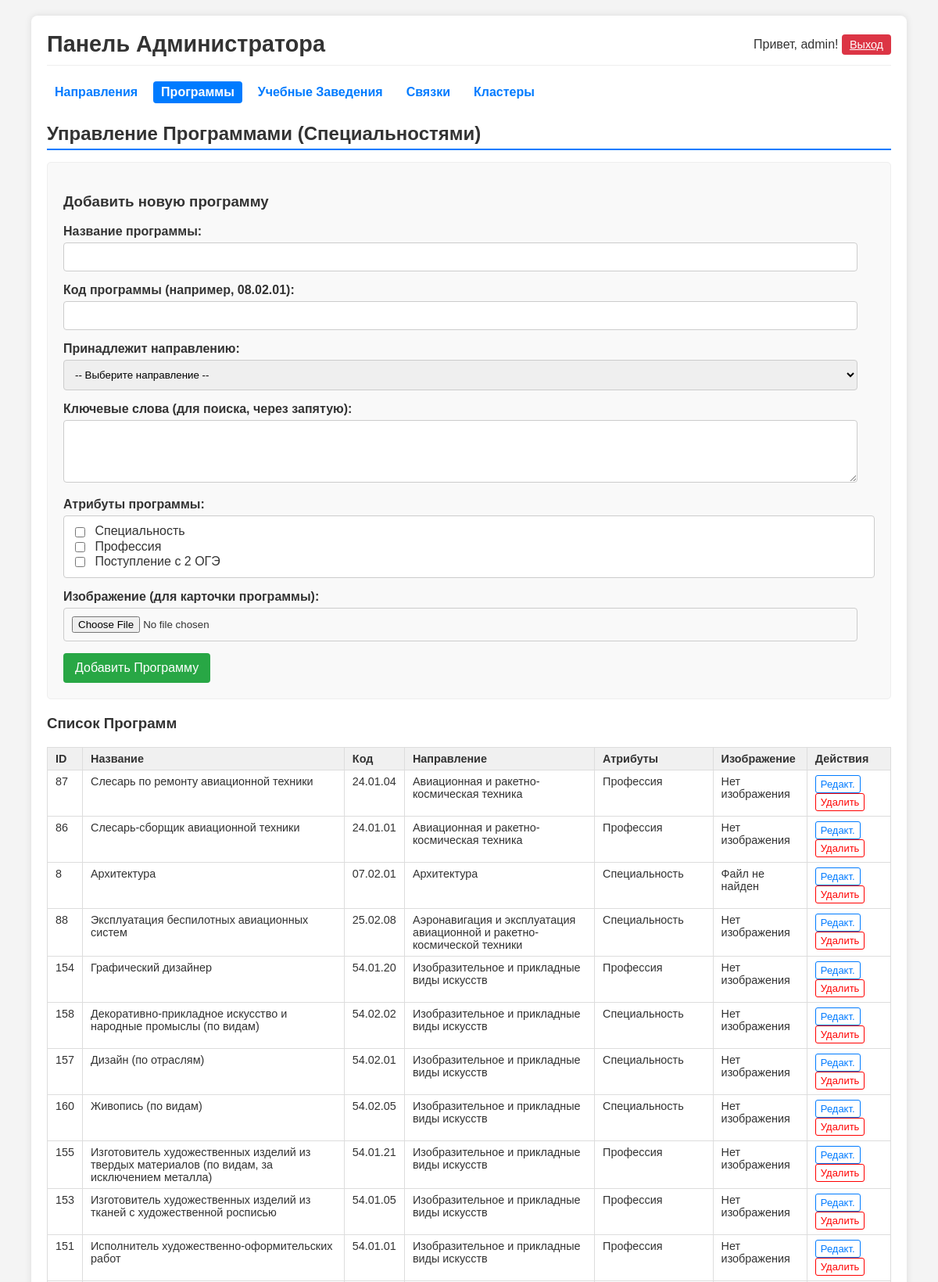
The app's page /abiturent/admin/index.php?tab=programs (signed in, upper part) with its own data.
### tables this page shows
CREATE TABLE `atributes` (
  `id` int(11) NOT NULL,
  `title` text DEFAULT NULL,
  `location` text DEFAULT NULL
);

CREATE TABLE `programs` (
  `id` int(11) NOT NULL,
  `direction_id` int(11) NOT NULL,
  `name` text NOT NULL,
  `program_code` text NOT NULL,
  `keywords` text DEFAULT NULL,
  `image_path` text DEFAULT NULL,
  `attributes` text DEFAULT NULL,
  `created_at` timestamp NOT NULL DEFAULT current_timestamp()
);

CREATE TABLE `directions` (
  `id` int(11) NOT NULL,
  `name` text NOT NULL,
  `program_code_identifier` text NOT NULL,
  `image_path` text DEFAULT NULL,
  `created_at` timestamp NOT NULL DEFAULT current_timestamp()
);

### abiturent/admin/index.php (the view, shortened to what this page needs)
<?php
require_once 'config.php';
$current_tab = isset($_GET['tab']) ? $_GET['tab'] : 'directions';
if ($current_tab == 'programs') {
    $program_to_edit = null;
}
?>
<!DOCTYPE html>
<html lang="ru">
<head>
</head>
<body>
    <?php if ($current_tab == 'login'): ?>
        <div class="login-container">
            <h2>Авторизация</h2>
            <?php
            $login_error_msg = isset($_SESSION['login_error']) ? $_SESSION['login_error'] : '';
            unset($_SESSION['login_error']);
            if (!empty($login_error_msg)): ?>
                <p class="error-text"><?php echo htmlspecialchars($login_error_msg); ?></p>
            <?php endif; ?>
            <form action="index.php?tab=login" method="post">
                <input type="hidden" name="admin_login" value="1">
                <div class="form-group">
                    <label for="username">Логин</label>
                    <input type="text" name="username" id="username" required>
                </div>
                <div class="form-group">
                    <label for="password">Пароль</label>
                    <input type="password" name="password" id="password" required>
                </div>
                <div class="form-group">
                    <button type="submit" class="btn">Войти</button>
                </div>
            </form>
        </div>
    <?php else: ?>
        <div class="admin-container">
            <div class="admin-header">
                <h1>Панель Администратора</h1>
                 <div class="user-info"> <span>Привет, <?php echo htmlspecialchars($_SESSION['admin_username']); ?>!</span>
                    <a href="index.php?tab=logout" class="btn btn-danger" style="padding: 5px 10px; font-size: 0.9em;">Выход</a>
                </div>
            </div>
            <nav class="admin-nav">
                <ul>
                    <li><a href="?tab=directions" class="<?php if($current_tab == 'directions') echo 'active'; ?>">Направления</a></li>
                    <li><a href="?tab=programs" class="<?php if($current_tab == 'programs') echo 'active'; ?>">Программы</a></li>
                    <li><a href="?tab=establishments" class="<?php if($current_tab == 'establishments') echo 'active'; ?>">Учебные Заведения</a></li>
                    <li><a href="?tab=bundles" class="<?php if($current_tab == 'bundles') echo 'active'; ?>">Связки</a></li>
                    <li><a href="?tab=clusters" class="<?php if($current_tab == 'clusters') echo 'active'; ?>">Кластеры</a></li>
                </ul>
            </nav>
            <?php if ($current_tab == 'programs'): ?>
            <div id="programs" class="content-section">
                <h2>Управление Программами (Специальностями)</h2>
                <div class="form-container">
                    <h3><?php echo $program_to_edit ? 'Редактировать Программу' : 'Добавить новую программу'; ?></h3>
                    <form action="index.php?tab=programs" method="post" enctype="multipart/form-data">
                        <div class="form-group">
                            <label for="program_name_admin">Название программы:</label>
                            <input type="text" id="program_name_admin" name="program_name" value="<?php echo $program_to_edit ? htmlspecialchars($program_to_edit['name']) : ''; ?>" required>
                        </div>
                        <div class="form-group">
                            <label for="program_code_admin">Код программы (например, 08.02.01):</label>
                            <input type="text" id="program_code_admin" name="program_code" value="<?php echo $program_to_edit ? htmlspecialchars($program_to_edit['program_code']) : ''; ?>" required>
                        </div>
                        <div class="form-group">
                            <label for="direction_id_admin">Принадлежит направлению:</label>
                            <select id="direction_id_admin" name="direction_id" required>
                                <option value="">-- Выберите направление --</option>
                            </select>
                        </div>
                        <div class="form-group">
                            <label for="program_keywords_admin">Ключевые слова (для поиска, через запятую):</label>
                            <textarea id="program_keywords_admin" name="program_keywords"><?php echo $program_to_edit ? htmlspecialchars($program_to_edit['keywords']) : ''; ?></textarea>
                        </div>
                        <div class="form-group">
                            <label>Атрибуты программы:</label>
                            <div class="attribute-selection-group">
                            <?php
                            $program_attributes_current = $program_to_edit ? array_map('trim', explode(', ', $program_to_edit['attributes'])) : [];
                            $attributes_from_db = $conn->query("SELECT title FROM atributes WHERE location='programs'")->fetch_all(MYSQLI_ASSOC);
                            if (empty($attributes_from_db)) {
                                echo "Нет определенных атрибутов.";
                            } else {
                                foreach($attributes_from_db as $attr_db) {
                                    $attr_title = htmlspecialchars($attr_db['title']);
                                    $checked = in_array($attr_db['title'], $program_attributes_current) ? 'checked' : '';
                                    echo "<label class='checkbox-label'><input type='checkbox' name='program_attributes[]' value='{$attr_title}' {$checked}> {$attr_title}</label><br>";
                                }
                            }
                            ?>
                            </div>
                            </div>
                        <div class="form-group">
                            <label for="program_image_admin">Изображение (для карточки программы):</label>
                            <input type="file" id="program_image_admin" name="program_image" accept="image/*">
                        </div>
                        <button type="submit" name="<?php echo $program_to_edit ? 'edit_program' : 'add_program'; ?>" class="btn"><?php echo $program_to_edit ? 'Сохранить Изменения' : 'Добавить Программу'; ?></button>
                    </form>
                </div>
                <h3>Список Программ</h3>
                <table>
                    <thead><tr><th>ID</th><th>Название</th><th>Код</th><th>Направление</th><th>Атрибуты</th><th>Изображение</th><th>Действия</th></tr></thead>
                    <tbody>
                        <?php
                        $prog_sql = "SELECT p.id, p.name, p.program_code, p.attributes, p.image_path, d.name AS direction_name
                                     FROM programs p JOIN directions d ON p.direction_id = d.id ORDER BY d.name, p.name";
                        $prog_result = $conn->query($prog_sql);
                        if ($prog_result->num_rows > 0) {
                            while($row = $prog_result->fetch_assoc()) {
                                echo "<tr><td>" . htmlspecialchars($row['id']) . "</td>";
                                echo "<td>" . htmlspecialchars($row['name']) . "</td>";
                                echo "<td>" . htmlspecialchars($row['program_code']) . "</td>";
                                echo "<td>" . htmlspecialchars($row['direction_name']) . "</td>";
                                echo "<td>" . htmlspecialchars($row['attributes']) . "</td><td>";
                                if (!empty($row['image_path'])) {
                                    $imgPath = UPLOAD_DIR_PROGRAMS . $row['image_path'];
                                    $webPath = '../uploads/programs/' . $row['image_path'];
                                    if(file_exists($imgPath)) echo "<img src='" . htmlspecialchars($webPath) . "' alt='Image' class='thumbnail'>"; else echo "Файл не найден";
                                } else { echo "Нет изображения"; }
                                echo "</td><td class='action-links'>
                                        <a href='index.php?tab=programs&edit_id=" . $row['id'] . "'>Редакт.</a>
                                        <form action='index.php?tab=programs' method='post' onsubmit='return confirm(\"Удалить программу? Связанные связки также будут удалены, если настроено каскадное удаление.\");'>
                                            <input type='hidden' name='program_id' value='" . $row['id'] . "'>
                                            <button type='submit' name='delete_program'>Удалить</button>
                                        </form>
                                      </td></tr>";
                            }
                        } else { echo "<tr><td colspan='7'>Программ не найдено.</td></tr>"; }
                        ?>
                    </tbody>
                </table>
            </div>
            <?php endif; ?>
        </div>
    <?php endif; ?>
</body>
</html>

### abiturent/admin/index.php (style rules this page uses)
body { font-family: Arial, sans-serif; margin: 0; padding: 0; background-color: #f4f4f4; color: #333; }
.admin-container { width: 90%; max-width: 1200px; margin: 20px auto; background-color: #fff; padding: 20px; box-shadow: 0 0 10px rgba(0, 0, 0, 0.1); border-radius: 8px; }
.admin-header { display: flex; justify-content: space-between; align-items: center; border-bottom: 1px solid #eee; padding-bottom: 10px; margin-bottom: 20px; }
.admin-header h1 { margin: 0; font-size: 1.8em; }
.admin-nav ul { list-style-type: none; padding: 0; margin: 0; display: flex; flex-wrap: wrap; }
.admin-nav li { margin-right: 10px; margin-bottom: 5px; }
.admin-nav a { text-decoration: none; color: #007bff; font-weight: bold; padding: 5px 10px; border-radius: 4px; display: inline-block; }
.admin-nav a:hover, .admin-nav a.active { background-color: #007bff; color: #fff; }
.content-section { margin-bottom: 30px; }
.content-section h2 { border-bottom: 2px solid #007bff; padding-bottom: 5px; margin-bottom: 15px; font-size: 1.5em; }
table { width: 100%; border-collapse: collapse; margin-bottom: 20px; font-size: 0.9em; }
table th, table td { border: 1px solid #ddd; padding: 6px 10px; text-align: left; vertical-align: top; }
table th { background-color: #f0f0f0; }
.action-links form { display: inline-block; margin-right: 5px; }
.action-links a, .action-links button { display: inline-block; margin-right: 5px; color: #007bff; text-decoration: none; cursor: pointer; padding: 3px 6px; border-radius:3px; font-size:0.9em }
.action-links button { background: none; border: 1px solid; color: red; }
.action-links a { border: 1px solid #007bff; }
.form-container { background-color: #f9f9f9; padding: 20px; border-radius: 5px; border: 1px solid #eee; margin-bottom: 20px; }
.form-group { margin-bottom: 15px; }
.form-group label { display: block; margin-bottom: 5px; font-weight: bold; }
.form-group input[type="text"], .form-group input[type="password"], .form-group input[type="file"], .form-group textarea, .form-group select { width: calc(100% - 22px); padding: 10px; border: 1px solid #ccc; border-radius: 4px; box-sizing: border-box; }
.form-group textarea { min-height: 80px; resize: vertical; }
.btn { background-color: #28a745; color: white; padding: 10px 15px; border: none; border-radius: 4px; cursor: pointer; font-size: 1em; }
.btn-danger { background-color: #dc3545; }
.form-group input[type="checkbox"] { width: auto; margin-right: 5px; vertical-align: middle; }
.form-group label.checkbox-label { font-weight: normal; display:inline; }
.program-selection-group, .attribute-selection-group { border: 1px solid #ccc; padding: 10px; border-radius: 4px; max-height: 150px; overflow-y: auto; background-color: white; }
.program-selection-group label, .attribute-selection-group label { display: block; font-weight: normal; margin-bottom: 5px; }
.program-selection-group input[type="checkbox"], .attribute-selection-group input[type="checkbox"] { width: auto; margin-right: 8px; }

### records on screen
atributes: title "Специальность"
atributes: title "Профессия"
atributes: title "Поступление с 2 ОГЭ"
programs: id "87", name "Слесарь по ремонту авиационной техники", program_code "24.01.04", direction.name "Авиационная и ракетно-космическая техника", attributes "Профессия", shows "Нет изображения"
programs: id "86", name "Слесарь-сборщик авиационной техники", program_code "24.01.01", direction.name "Авиационная и ракетно-космическая техника", attributes "Профессия", shows "Нет изображения"
programs: id "8", name "Архитектура", program_code "07.02.01", direction.name "Архитектура", attributes "Специальность", shows "Файл не найден"
programs: id "88", name "Эксплуатация беспилотных авиационных систем", program_code "25.02.08", direction.name "Аэронавигация и эксплуатация авиационной и ракетно-космической техники", attributes "Специальность", shows "Нет изображения"
programs: id "154", name "Графический дизайнер", program_code "54.01.20", direction.name "Изобразительное и прикладные виды искусств", attributes "Профессия", shows "Нет изображения"
programs: id "158", name "Декоративно-прикладное искусство и народные промыслы (по видам)", program_code "54.02.02", direction.name "Изобразительное и прикладные виды искусств", attributes "Специальность", shows "Нет изображения"
programs: id "157", name "Дизайн (по отраслям)", program_code "54.02.01", direction.name "Изобразительное и прикладные виды искусств", attributes "Специальность", shows "Нет изображения"
programs: id "160", name "Живопись (по видам)", program_code "54.02.05", direction.name "Изобразительное и прикладные виды искусств", attributes "Специальность", shows "Нет изображения"
programs: id "155", name "Изготовитель художественных изделий из твердых материалов (по видам, за исключением металла)", program_code "54.01.21", direction.name "Изобразительное и прикладные виды искусств", attributes "Профессия", shows "Нет изображения"
programs: id "153", name "Изготовитель художественных изделий из тканей с художественной росписью", program_code "54.01.05", direction.name "Изобразительное и прикладные виды искусств", attributes "Профессия", shows "Нет изображения"
programs: id "151", name "Исполнитель художественно-оформительских работ", program_code "54.01.01", direction.name "Изобразительное и прикладные виды искусств", attributes "Профессия", shows "Нет изображения"

### other values on screen
$_SESSION['admin_username'] "admin"
